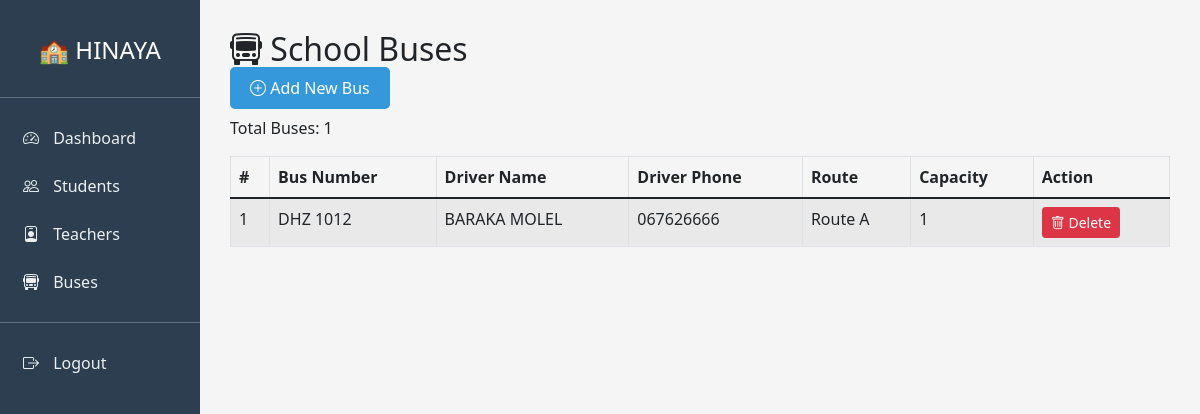
Page /headmaster/buses/ (signed in) on the committed database.
### school/models.py (models this page shows, shortened)
class SchoolBus(models.Model):
    ROUTE_CHOICES = [
        ('Route A', 'Route A'),
        ('Route B', 'Route B'),
        ('Route C', 'Route C'),
        ('Route D', 'Route D'),
    ]
    bus_number = models.CharField(max_length=20)
    driver_name = models.CharField(max_length=100)
    driver_phone = models.CharField(max_length=15)
    capacity = models.IntegerField()
    route = models.CharField(max_length=20, choices=ROUTE_CHOICES)
    assigned_students = models.ManyToManyField(Student, blank=True)

### school/views.py (the view)
# urls.py: path('headmaster/buses/', views.headmaster_buses, name='headmaster_buses'),
@login_required
def headmaster_buses(request):
    buses = SchoolBus.objects.all()
    return render(request, 'headmaster/buses.html', {'buses': buses})

### templates/headmaster/buses.html (shortened to what this page needs)
<!DOCTYPE html>
<html>
<head>
    <link href="https://cdn.jsdelivr.net/npm/bootstrap@5.1.3/dist/css/bootstrap.min.css" rel="stylesheet">
    <link rel="stylesheet" href="https://cdn.jsdelivr.net/npm/bootstrap-icons@1.8.1/font/bootstrap-icons.css">
</head>
<body>
    <div class="container-fluid">
        <div class="row">
            <div class="col-md-2 sidebar">
                <h4 class="text-center py-3">🏫 HINAYA</h4>
                <hr>
                <a href="/headmaster/">
                    <i class="bi bi-speedometer2"></i> Dashboard
                </a>
                <a href="/headmaster/students/">
                    <i class="bi bi-people"></i> Students
                </a>
                <a href="/headmaster/teachers/">
                    <i class="bi bi-person-badge"></i> Teachers
                </a>
                <a href="/headmaster/buses/">
                    <i class="bi bi-bus-front"></i> Buses
                </a>
                <hr>
                <a href="/logout/">
                    <i class="bi bi-box-arrow-right"></i> Logout
                </a>
            </div>
            <div class="col-md-10 main-content">
                <h2><i class="bi bi-bus-front"></i> School Buses</h2>
                <div class="mb-3">
                    <a href="/headmaster/add_bus/" class="btn-add">
                        <i class="bi bi-plus-circle"></i> Add New Bus
                    </a>
                </div>
                <p>Total Buses: {{ buses|length }}</p>
                {% if buses %}
                <table class="table table-bordered table-striped">
                    <thead>
                        <tr>
                            <th>#</th>
                            <th>Bus Number</th>
                            <th>Driver Name</th>
                            <th>Driver Phone</th>
                            <th>Route</th>
                            <th>Capacity</th>
                            <th>Action</th>
                        </tr>
                    </thead>
                    <tbody>
                        {% for bus in buses %}
                        <tr>
                            <td>{{ forloop.counter }}</td>
                            <td>{{ bus.bus_number }}</td>
                            <td>{{ bus.driver_name }}</td>
                            <td>{{ bus.driver_phone }}</td>
                            <td>{{ bus.route }}</td>
                            <td>{{ bus.capacity }}</td>
                            <td>
                                <a href="/headmaster/delete_bus/{{ bus.id }}/" class="btn btn-danger btn-sm"
                                   onclick="return confirm('Are you sure you want to delete this bus?')">
                                    <i class="bi bi-trash"></i> Delete
                                </a>
                            </td>
                        </tr>
                        {% endfor %}
                    </tbody>
                </table>
                {% else %}
                <div class="alert alert-info">
                    <i class="bi bi-info-circle"></i> No buses yet.
                    <a href="/headmaster/add_bus/" class="alert-link">Add a bus</a>
                </div>
                {% endif %}
            </div>
        </div>
    </div>
</body>
</html>

### templates/headmaster/buses.html (style rules this page uses)
body { background: #f5f5f5; }
.sidebar { min-height: 100vh; background: #2c3e50; color: white; padding: 20px 0; }
.sidebar a { color: #ecf0f1; text-decoration: none; display: block; padding: 12px 20px; border-left: 3px solid transparent; }
.sidebar a i { margin-right: 10px; }
.main-content { padding: 30px; }
.btn-add { background: #3498db; color: white; padding: 10px 20px; border-radius: 5px; text-decoration: none; }

### rows in the picture
SchoolBus: bus_number "DHZ 1012", driver_name "BARAKA MOLEL", driver_phone "067626666", route "Route A", capacity "1"

### other values in the picture
{{ buses|length }} "1"
